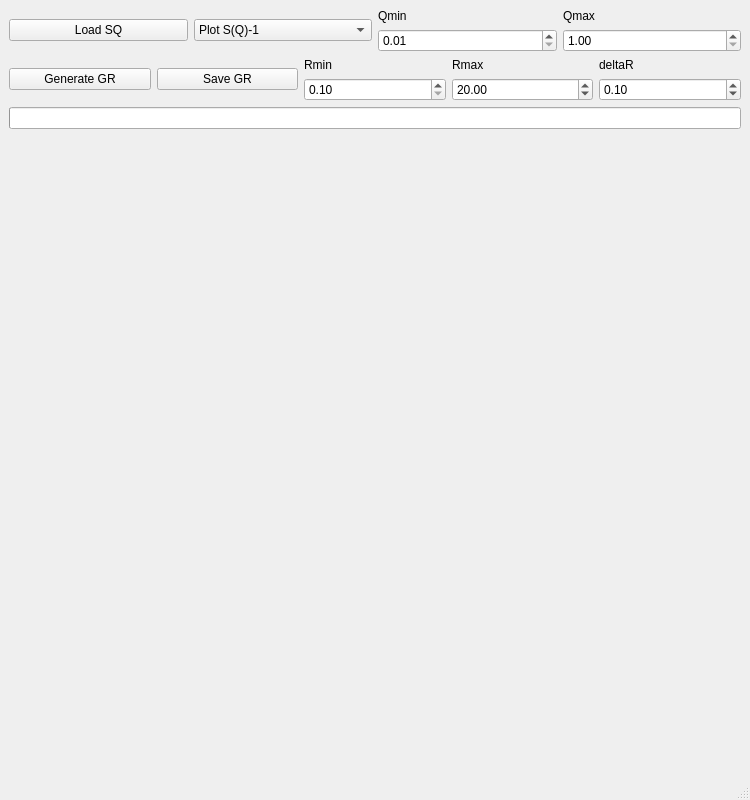
<?xml version="1.0" encoding="UTF-8"?>
<ui version="4.0">
 <class>MainWindow</class>
 <widget class="QMainWindow" name="MainWindow">
  <property name="geometry">
   <rect>
    <x>0</x>
    <y>0</y>
    <width>750</width>
    <height>800</height>
   </rect>
  </property>
  <property name="windowTitle">
   <string>FastGR</string>
  </property>
  <property name="windowIcon">
   <iconset>
    <normaloff>../../../../d5o/useful_scripts/bg/me2.png</normaloff>../../../../d5o/useful_scripts/bg/me2.png</iconset>
  </property>
  <widget class="QWidget" name="centralwidget">
   <property name="autoFillBackground">
    <bool>false</bool>
   </property>
   <layout class="QVBoxLayout" name="verticalLayout_6">
    <item>
     <layout class="QHBoxLayout" name="horizontalLayout">
      <item>
       <widget class="QPushButton" name="btnLoadSQ">
        <property name="text">
         <string>Load SQ</string>
        </property>
       </widget>
      </item>
      <item>
       <widget class="QComboBox" name="comboRecipType">
        <property name="currentIndex">
         <number>1</number>
        </property>
        <item>
         <property name="text">
          <string>Plot S(Q)</string>
         </property>
        </item>
        <item>
         <property name="text">
          <string>Plot S(Q)-1</string>
         </property>
        </item>
        <item>
         <property name="text">
          <string>Plot Q[S(Q)-1]</string>
         </property>
        </item>
       </widget>
      </item>
      <item>
       <layout class="QVBoxLayout" name="verticalLayout">
        <item>
         <widget class="QLabel" name="labelQmin">
          <property name="text">
           <string>Qmin</string>
          </property>
         </widget>
        </item>
        <item>
         <widget class="QDoubleSpinBox" name="doubleSpinBoxQmin">
          <property name="minimum">
           <double>0.010000000000000</double>
          </property>
          <property name="maximum">
           <double>10.000000000000000</double>
          </property>
          <property name="singleStep">
           <double>0.010000000000000</double>
          </property>
         </widget>
        </item>
       </layout>
      </item>
      <item>
       <layout class="QVBoxLayout" name="verticalLayout_2">
        <item>
         <widget class="QLabel" name="labelQmax">
          <property name="text">
           <string>Qmax</string>
          </property>
         </widget>
        </item>
        <item>
         <widget class="QDoubleSpinBox" name="doubleSpinBoxQmax">
          <property name="minimum">
           <double>1.000000000000000</double>
          </property>
          <property name="maximum">
           <double>50.000000000000000</double>
          </property>
          <property name="singleStep">
           <double>0.500000000000000</double>
          </property>
         </widget>
        </item>
       </layout>
      </item>
     </layout>
    </item>
    <item>
     <layout class="QHBoxLayout" name="horizontalLayout_2">
      <item>
       <widget class="QPushButton" name="btnGenerateGR">
        <property name="text">
         <string>Generate GR</string>
        </property>
       </widget>
      </item>
      <item>
       <widget class="QPushButton" name="btnSaveGR">
        <property name="text">
         <string>Save GR</string>
        </property>
       </widget>
      </item>
      <item>
       <layout class="QVBoxLayout" name="verticalLayout_3">
        <item>
         <widget class="QLabel" name="labelRmin">
          <property name="text">
           <string>Rmin</string>
          </property>
         </widget>
        </item>
        <item>
         <widget class="QDoubleSpinBox" name="doubleSpinBoxRmin">
          <property name="minimum">
           <double>0.100000000000000</double>
          </property>
          <property name="maximum">
           <double>4.000000000000000</double>
          </property>
          <property name="singleStep">
           <double>0.100000000000000</double>
          </property>
         </widget>
        </item>
       </layout>
      </item>
      <item>
       <layout class="QVBoxLayout" name="verticalLayout_4">
        <item>
         <widget class="QLabel" name="labelRmax">
          <property name="text">
           <string>Rmax</string>
          </property>
         </widget>
        </item>
        <item>
         <widget class="QDoubleSpinBox" name="doubleSpinBoxRmax">
          <property name="minimum">
           <double>5.000000000000000</double>
          </property>
          <property name="maximum">
           <double>100.000000000000000</double>
          </property>
          <property name="value">
           <double>20.000000000000000</double>
          </property>
         </widget>
        </item>
       </layout>
      </item>
      <item>
       <layout class="QVBoxLayout" name="verticalLayout_5">
        <item>
         <widget class="QLabel" name="labeldelR">
          <property name="text">
           <string>deltaR</string>
          </property>
         </widget>
        </item>
        <item>
         <widget class="QDoubleSpinBox" name="doubleSpinBoxDelR">
          <property name="minimum">
           <double>0.010000000000000</double>
          </property>
          <property name="maximum">
           <double>1.000000000000000</double>
          </property>
          <property name="singleStep">
           <double>0.010000000000000</double>
          </property>
          <property name="value">
           <double>0.100000000000000</double>
          </property>
         </widget>
        </item>
       </layout>
      </item>
     </layout>
    </item>
    <item>
     <widget class="QProgressBar" name="progressBar">
      <property name="value">
       <number>0</number>
      </property>
      <property name="textVisible">
       <bool>false</bool>
      </property>
     </widget>
    </item>
    <item>
     <widget class="MPLWidget" name="top_plot" native="true">
      <property name="sizePolicy">
       <sizepolicy hsizetype="Preferred" vsizetype="Expanding">
        <horstretch>0</horstretch>
        <verstretch>0</verstretch>
       </sizepolicy>
      </property>
     </widget>
    </item>
    <item>
     <widget class="MPLWidget" name="bottom_plot" native="true">
      <property name="sizePolicy">
       <sizepolicy hsizetype="Preferred" vsizetype="Expanding">
        <horstretch>0</horstretch>
        <verstretch>0</verstretch>
       </sizepolicy>
      </property>
     </widget>
    </item>
   </layout>
  </widget>
  <widget class="QStatusBar" name="statusbar"/>
 </widget>
 <customwidgets>
  <customwidget>
   <class>MPLWidget</class>
   <extends>QWidget</extends>
   <header location="global">mplwidget.h</header>
   <container>1</container>
  </customwidget>
 </customwidgets>
 <resources>
  <include location="../icons/icons.qrc"/>
 </resources>
 <connections/>
</ui>
